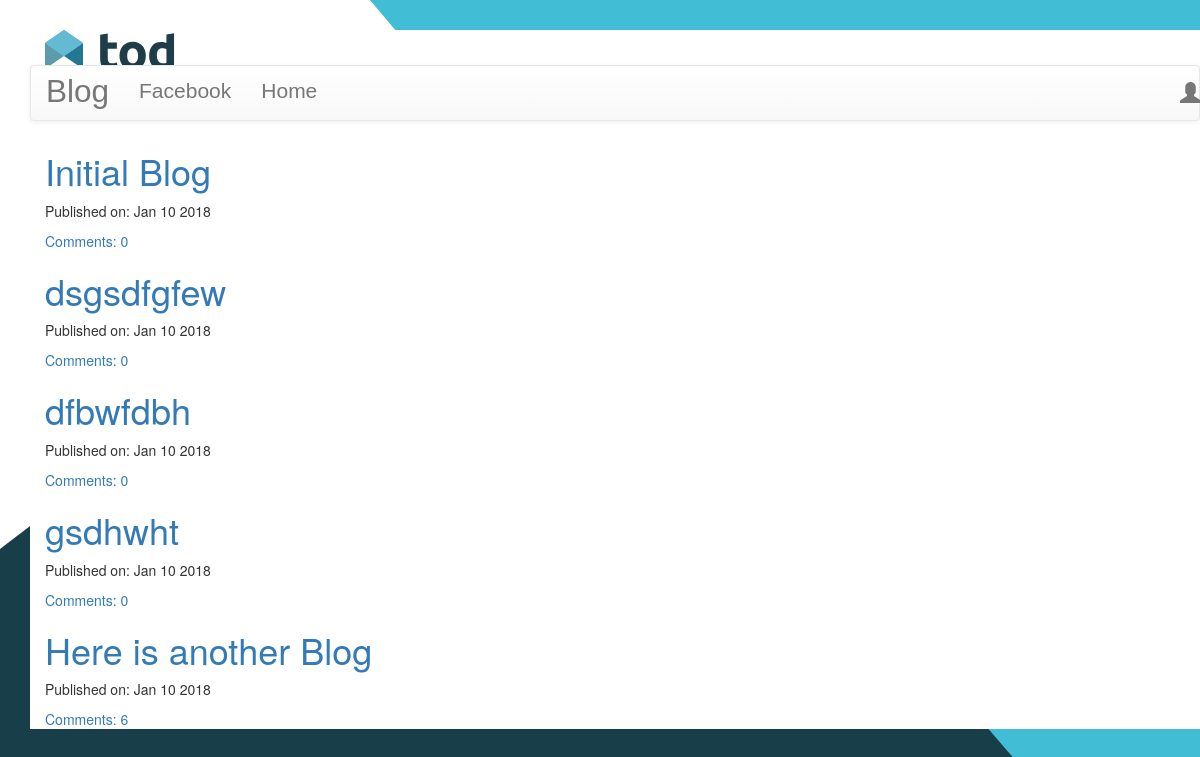
Before: / with the older database file.
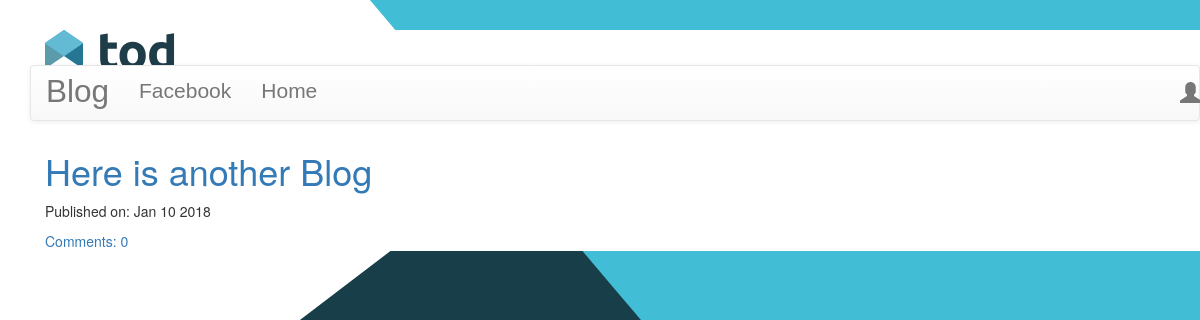
After: the same page with the newer database file.
### blog/models.py (models this page shows, shortened)
class Post(models.Model):
    author = models.ForeignKey('auth.User')
    title = models.CharField(max_length=100)
    text = models.TextField()
    created_date = models.DateTimeField(default=timezone.now)
    published_date = models.DateTimeField(blank=True, null=True)
    def approve_comments(self):
        return self.comments.filter(approved_comment=True)
    def pub_date_pretty(self):
        return self.published_date.strftime('%b %e %Y')

### blog/views.py (the view)
# urls.py: url(r'^$', views.PostListView.as_view(), name='post_list'),
class PostListView(ListView):
    model = Post
    def get_queryset(self):
        return Post.objects.filter(published_date__lte=timezone.now()).order_by('-published_date')

### blog/templates/blog/post_list.html
{% extends 'blog/base.html' %}
{% block content %}
<div class="centerstage">
    {% for post in post_list %}
        <div class="post">
            <h1><a href="{% url 'post_detail' pk=post.pk %}">{{ post.title }}</a></h1>
            <div class="date">
                <p>Published on:  {{ post.pub_date_pretty }}</p>
            </div>
            <a href="{% url 'post_detail' pk=post.pk %}">Comments: {{ post.approve_comments.count }}</a>
        </div>
    {% endfor %}
</div>
{% endblock %}

### blog/templates/blog/base.html (shortened to what this page needs)
<!DOCTYPE html>
{% load staticfiles %}
<html>
    <head>
        <link rel="stylesheet" href="//maxcdn.bootstrapcdn.com/bootstrap/3.2.0/css/bootstrap.min.css">
        <link rel="stylesheet" href="//maxcdn.bootstrapcdn.com/bootstrap/3.2.0/css/bootstrap-theme.min.css">
        <link rel="stylesheet" href="{% static 'css/blog.css' %}">
    </head>
    <body>
        <div class="container">
            <div id="logo">
            </div>
        </div>
        <nav class="navbar navbar-default techfont custom-navbar">
            <div class="container">
                <ul class="nav navbar-nav">
                    <li><a class='navbar-brand bigbrand' href="{% url 'post_list' %}">Blog</a></li>
                    <li><a href="https://www.facebook.com/todahgive/">Facebook</a></li>
                    <li><a href="https://todahgive.com/">Home</a></li>
                </ul>
                <ul class="nav navbar-nav navbar-right">
                    {% if user.is_authenticated %}
                        <li>
                            <a href="{% url 'post_new' %}">New Post</a>
                        </li>
                        <li>
                            <a href="{% url 'post_draft_list' %}">Drafts</a>
                        </li>
                        <li>
                            <a href="{% url 'logout' %}">Log out</a>
                        </li>
                        <li>
                            <a>Welcome: {{ user.username }}</a>
                        </li>
                    {% else %}
                        <li><a class='nav navbar-right' href="{% url 'login' %}"><span class="glyphicon glyphicon-user"></span></a>
                        </li>
                    {% endif %}
                </ul>
            </div>
        </nav>
            <div class="content container">
                <div class="row">
                    <div class="col-md-8">
                        <div class="blog_posts">
                            {% block content %}
                            {% endblock %}
                        </div>
                    </div>
                </div>
            </div>
    </body>
</html>

### blog/static/css/blog.css (style rules this page uses)
html { background: url('TodahBackground.svg') no-repeat center center fixed; -webkit-background-size: cover; -moz-background-size: cover; -o-background-size: cover; background-size: cover; margin-left: 30px; margin-top: 30px; overflow: hidden; }
#logo { background-image: url('TodahNewLogo.svg'); width: 11.1vw; height: 4.4vh; object-position: inherit; }
.techfont { font-family: 'Russo One', sans-serif; font-size: 1.5em; margin-bottom: 10px; }
.centerstage { margin-left: auto; margin-right: auto; }
.bigbrand { font-size: 1.5em; }

Changed rows visible on the page:
removed Post: title "Initial Blog", pub_date_pretty "Jan 10 2018", approve_comments.count "0"
removed Post: title "dsgsdfgfew", pub_date_pretty "Jan 10 2018", approve_comments.count "0"
removed Post: title "dfbwfdbh", pub_date_pretty "Jan 10 2018", approve_comments.count "0"
removed Post: title "gsdhwht", pub_date_pretty "Jan 10 2018", approve_comments.count "0"
computed for Post "Here is another Blog": approve_comments.count "6" → "0"
